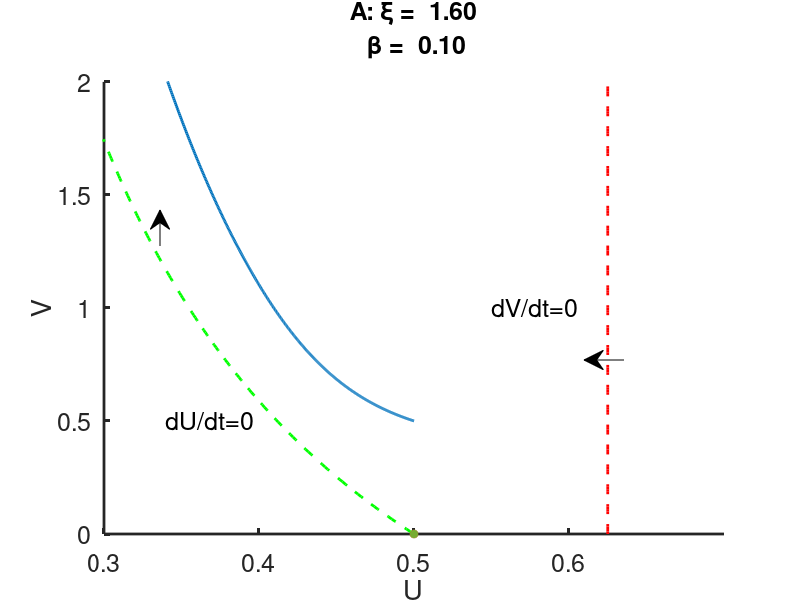
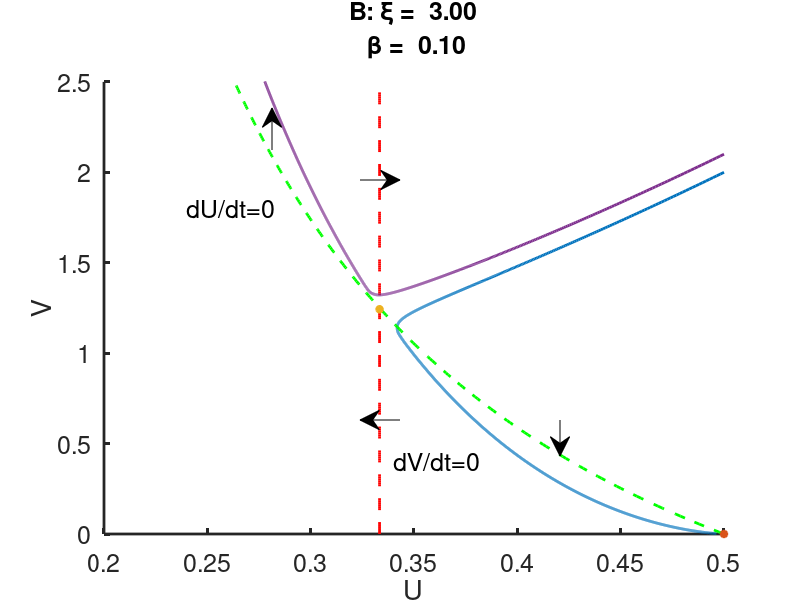
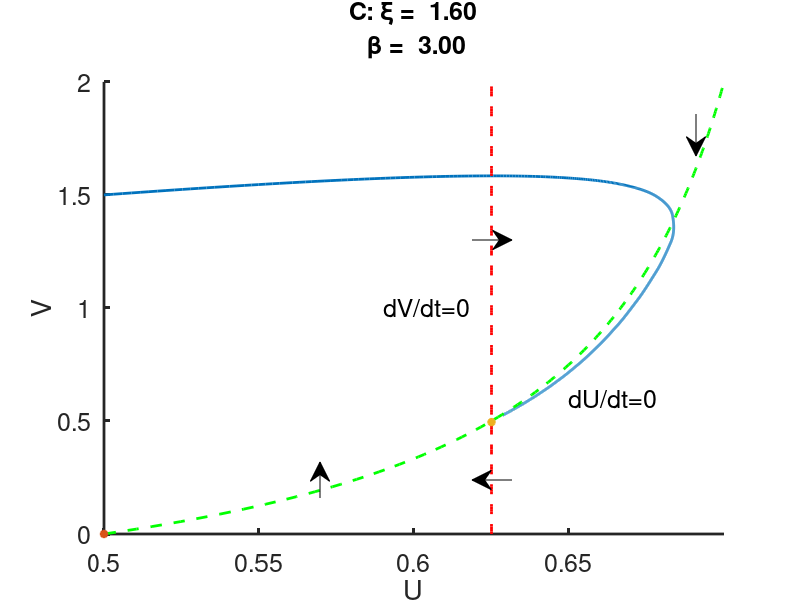
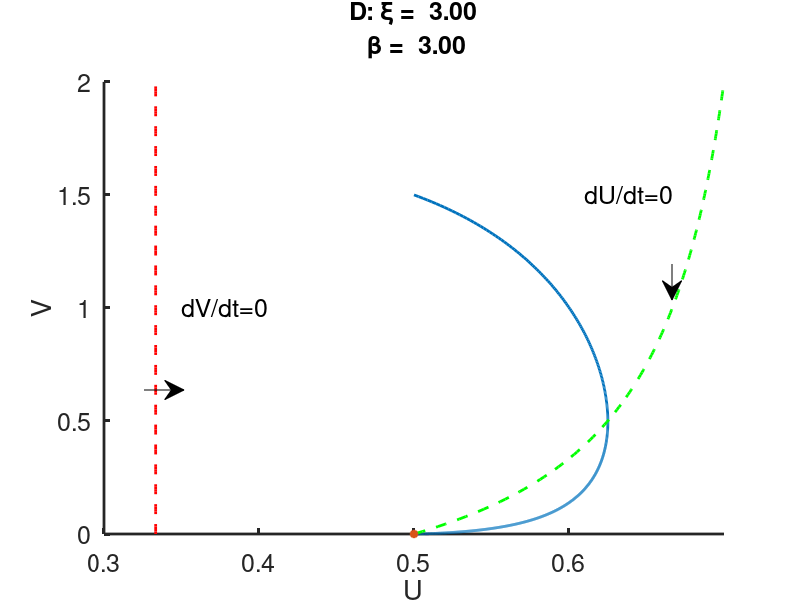

Recreate these plots in MATLAB, in order.
% 
%  -------------------------------------------------------------------
%
%   Phase portraits for leukocyte dynamics.
%
%   For Chapter 13, Section 13.2.2 of
%   Keener and Sneyd, Mathematical Physiology, 3rd Edition, Springer.
%
%   Written by James Keener and James Sneyd.
%
%  -------------------------------------------------------------------

function leukocyte_dynamics
close all
clear all
clc
set(0,                           ...
   'defaultaxesfontsize', 18,   ...
   'defaultaxeslinewidth', 2.0, ...
   'defaultlinelinewidth', 2.0); 
global N 

%parameters
p.g0=0.2;
p.b0=1;

%there are four cases:
xivals=[1.6,3.0,1.6,3];
bvals = [0.1,0.1,3,3];
letters=['A','B','C','D'];
vinit=[0.5,2.0,1.5,1.5,2.1];
formatSpecF = '%6.2f\n';
p.a = 0.;
U0 = p.b0/(1+p.b0);

for j = 1:4
    p.b = bvals(j);
    p.xi = xivals(j);
    p.letter=letters(j);
    v=[0:.011:2.5];
    f = F(p.a*v);
    
    %u3=  (p.b0+p.b*v)./((p.b0+p.b*v).*f.*exp(-p.a*u)+ (v*f+1));   
    u1= (p.b0+p.b*v)./((p.b0+p.b*v).*f.*exp(-p.a*v)+ (v.*f+1)) ;    
    u2=1./(p.xi*f);
    diff = u1-u2;
    ndx =find(diff(1:end-1).*diff(2:end) <=0);
    
    N=1;
    init = [U0 ,vinit(j)];
    if (j==2) 
        N=2;
        init = [U0 ,vinit(j),U0,vinit(5)];
    end
    
    
    dt=0.01;
    tend=[5,30,30,30];
    tspan = [0:dt:tend(j)];
    [t,sol] = ode23(@(t,x)rhs(t,x,p),tspan,init);
    
    figure(j)
        plot( sol(:,1) ,sol(:,2),u1,v,'g--',u2,v,'r--','linewidth',2) 
        hold on
        plot(U0,0,'*','linewidth',2)
        if (~isempty(ndx)) 
            plot(u2(ndx),v(ndx),'*','linewidth',2)
        end
        xlabel('U')
        ylabel('V')
        box off
        if (j==1)
            text(0.34,0.5,'dU/dt=0','fontsize',18)
            text(0.55,1.,'dV/dt=0','fontsize',18)
            annotation('arrow', [.78,.73],[.4,.4])
            annotation('arrow', [.2,.2],[.59,.65])
            plot(0.5,0,'*','linewidth',2)
            title(strcat( 'A: \xi = ',sprintf(formatSpecF,p.xi),' \beta = ',sprintf(formatSpecF,p.b)),'fontsize',18)
            axis([.3 .7 0 2])
        end
        if (j==2)
            plot( sol(:,3) ,sol(:,4)) 
            text(0.24,1.8,'dU/dt=0','fontsize',18)
            text(0.34,0.4,'dV/dt=0','fontsize',18)
            annotation('arrow', [.5,.45],[.3,.3])
            annotation('arrow', [.34,.34],[.75,.82])
            annotation('arrow', [.45,.5],[.7,.7])
            annotation('arrow', [.7,.7],[.3,.24])
            axis([.2 .5 0 2.5])
            title(strcat( 'B: \xi = ',sprintf(formatSpecF,p.xi),' \beta = ',sprintf(formatSpecF,p.b)),'fontsize',18)   
        end
        if (j==3)
            text(0.65,0.6,'dU/dt=0','fontsize',18)
            text(0.59,1,'dV/dt=0','fontsize',18)
            annotation('arrow', [.64,.59],[.2,.2])
            annotation('arrow', [.59 ,.64],[.6,.6])
            annotation('arrow', [.4,.4],[.17,.23])
            annotation('arrow', [.87,.87],[.81,.74])
            axis([.5 .7 0 2])
            title(strcat( 'C: \xi = ',sprintf(formatSpecF,p.xi),' \beta = ',sprintf(formatSpecF,p.b)),'fontsize',18)    
        end
        if (j==4)
            text(0.61,1.5,'dU/dt=0','fontsize',18)
            text(0.35,1.,'dV/dt=0','fontsize',18)
            annotation('arrow', [.18,.23],[.35,.35])
            annotation('arrow', [.84,.84],[.56,.5])
            axis([.3 .7 0 2])
            title(strcat( 'D: \xi = ',sprintf(formatSpecF,p.xi),' \beta = ',sprintf(formatSpecF,p.b)),'fontsize',18)
        end
        hold off
end
    
% now plot the parameter curves
% for alpha = 0;

figure(5)
    plot([0,3],[1,4],'--',[0,4],[1/U0,1/U0],'--')
    box off
    xlabel('1/\beta','fontsize',20)
    ylabel('\xi','fontsize',20)
    text(0.7,2.5,'D: \{0\}','fontsize',18)
    text(0.1,1.8,'C: \{V_p\}','fontsize',18)
    text(2.5,1.8,'A: \{\infty\}','fontsize',18)
    text(2.5,2.5,'B: \{0,\infty\}','fontsize',18)

end

%%
function out=rhs(t,x,p)
global N
    out = [];
    for j = 1:N
        u=x(2*j-1); % leukocyte mass
        v=x(2*j); % 
        f = F(p.a*v);
        up = p.g0*((p.b0+p.b*v)*(1-u*f*exp(-p.a*v))-u*(v*f+1));
        vp = v*(1-p.xi*u*f);
        
        out =[out;up;vp];
    end
end

%%
function f = F(z)
    if(z<1.e-4)
        f=1 +  z/2 +  z.^2/12 -  z.^4./720;
    else
        f=z./(1-exp(-z));
    end
end


 
